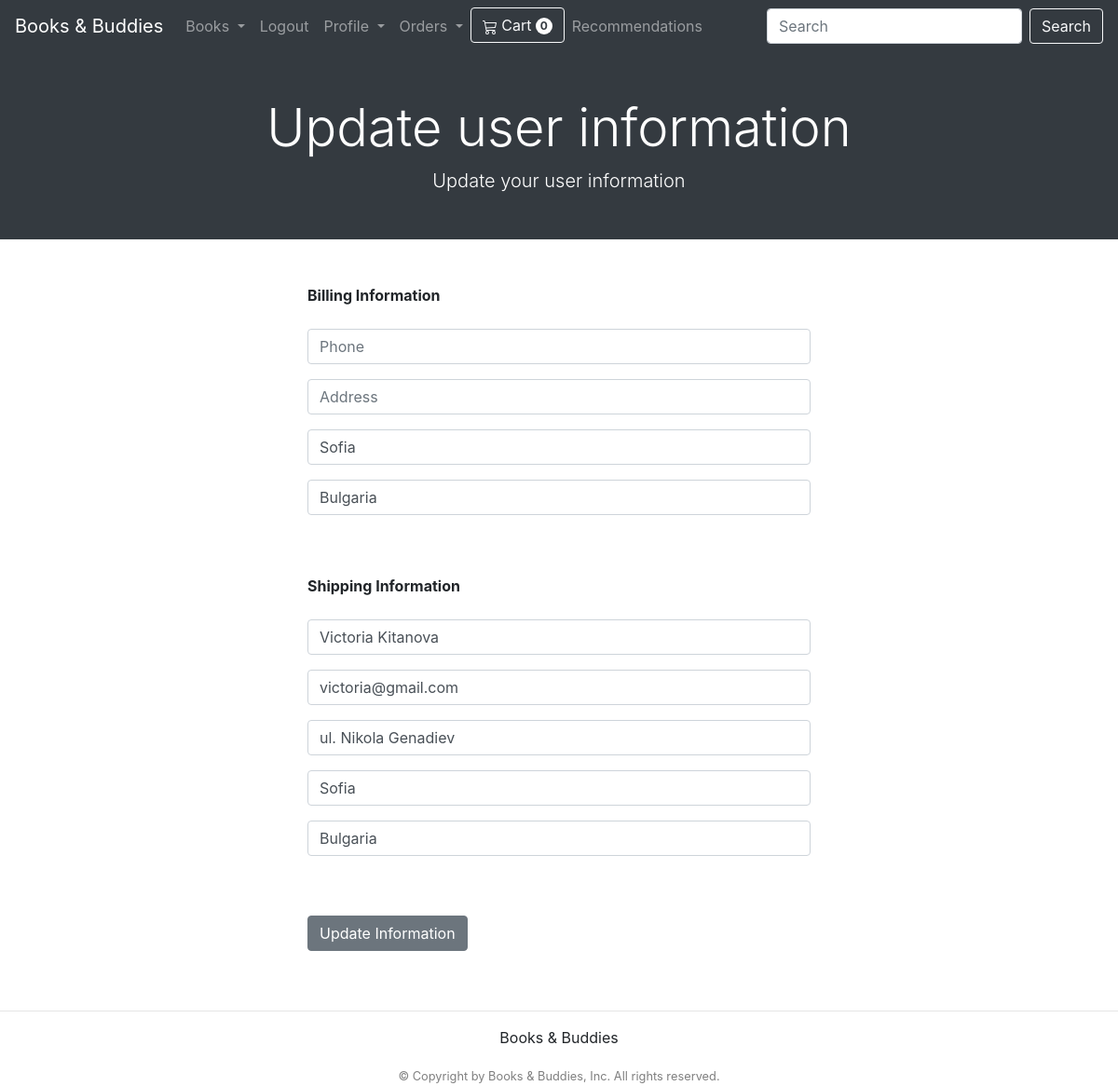
Screenshot of /update_info/ (signed in) with the database file from the repository.
### accounts/models.py (models this page shows, shortened)
class Profile(models.Model):
    user = models.OneToOneField(User, on_delete=models.CASCADE)
    data_modified = models.DateTimeField(auto_now_add=True, null=True)
    phone = models.CharField(max_length=10, blank=True)
    address = models.CharField(max_length=100, blank=True)
    city = models.CharField(max_length=20, blank=True)
    country = models.CharField(max_length=20, blank=True)

### payment/models.py (models this page shows, shortened)
class ShippingAddress(models.Model):
    user = models.ForeignKey(User, on_delete=models.CASCADE, null=True, blank=True)
    shipping_full_name = models.CharField(max_length=255)
    shipping_email = models.CharField(max_length=255)
    shipping_address1 = models.CharField(max_length=255)
    shipping_city = models.CharField(max_length=255, null=True, blank=True)
    shipping_country = models.CharField(max_length=255)
    class Meta:
        verbose_name_plural = "Shipping Address"

### accounts/views.py (the view)
# urls.py: path('update_info/', views.update_info, name='update_info'),
def update_info(request: HttpRequest) -> HttpResponse:
    if request.user.is_authenticated:
        current_user = Profile.objects.get(user__id=request.user.id)
        shipping_user = ShippingAddress.objects.get(user__id=request.user.id)
        form = UserInfoForm(request.POST or None, instance=current_user)
        shipping_form = ShippingForm(request.POST or None, instance=shipping_user)
        if form.is_valid() or shipping_form.is_valid():
            form.save()
            shipping_form.save()
            messages.success(request, "Your information has been updated!")
            return redirect('home')
        return render(request, 'accounts/update_info.html',
                        {'form': form, 'shipping_form':shipping_form})
    messages.success(request, "You must be logged in to access that page! ")
    return redirect('home')

### accounts/forms.py
class UserInfoForm(forms.ModelForm):
    phone = forms.IntegerField(label="", widget=forms.TextInput(
        attrs={'class':'form-control', 'placeholder':'Phone'}), required=False)
    address = forms.CharField(label="", widget=forms.TextInput(
        attrs={'class':'form-control', 'placeholder':'Address'}), required=False)
    city = forms.CharField(label="", widget=forms.TextInput(
        attrs={'class':'form-control', 'placeholder':'City'}), required=False)
    country = forms.CharField(label="", widget=forms.TextInput(
        attrs={'class':'form-control', 'placeholder':'Country'}), required=False)
    class Meta:
        model = Profile
        fields = ('phone', 'address', 'city', 'country', )

### payment/forms.py
class ShippingForm(forms.ModelForm):
    shipping_full_name = forms.CharField(label="", widget=forms.TextInput(
        attrs={'class':'form-control', 'placeholder':'Full name'}), required=True)
    shipping_email = forms.CharField(label="", widget=forms.TextInput(
        attrs={'class':'form-control', 'placeholder':'Email'}), required=True)
    shipping_address1 = forms.CharField(label="", widget=forms.TextInput(
        attrs={'class':'form-control', 'placeholder':'Address'}), required=True)
    shipping_city = forms.CharField(label="", widget=forms.TextInput(
        attrs={'class':'form-control', 'placeholder':'City'}), required=False)
    shipping_country = forms.CharField(label="", widget=forms.TextInput(
        attrs={'class':'form-control', 'placeholder':'Country'}), required=True)
    class Meta:
        model = ShippingAddress
        fields = ('shipping_full_name',
                  'shipping_email',
                  'shipping_address1',
                  'shipping_city',
                  'shipping_country'
                )
        exclude = ['user', ]

### cart/cart.py (called while the page is built)
    def __len__(self):
        return len(self.cart)

### cart/context_processors.py (called while the page is built)
def cart(request):
    return {'cart': Cart(request)}

### accounts/templates/accounts/update_info.html (shortened to what this page needs)
{% extends 'accounts/main.html' %}
{% block content %}
<header class="bg-dark py-5">
    <div class="container">
        <div class="text-center text-white">
            <h1 class="display-4">Update user information</h1>
            <p class="lead text-white-25 mb-0">Update your user information</p>
        </div>
    </div>
</header>
<div class="container">
    <div class="row">
        <div class="col-md-6 offset-md-3 mx-auto">
            <div class="text">
                <br/><br/>
                <strong>Billing Information</strong>
                <br/><br/>
                <form method="POST" action="{% url 'update_info' %}">
                    {{ form.as_p }}
                    <br/><br/>
                    <strong>Shipping Information</strong>
                    <br></br>
                    {{ shipping_form.as_p }}
                    <br/><br/>
                    <button type="submit" class="btn btn-secondary">
                        Update Information
                    </button>
                </form>
            </div>
            <br /><br />
        </div>
    </div>
</div>
{% endblock %}

### rows the page displays
Profile: city "Sofia", country "Bulgaria"
ShippingAddress: shipping_full_name "Victoria Kitanova", shipping_email "victoria@gmail.com", shipping_address1 "ul. Nikola Genadiev", shipping_city "Sofia", shipping_country "Bulgaria"

### other values shown
{{ cart|length }} "0"
